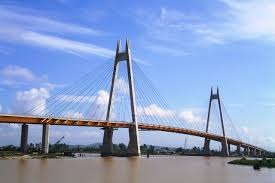
#> input picture Chapter_02/bridge1.jpg, 275 x 183 px
$ jupyter execute C18.ipynb
#> lines starting #> are read from the running program, lines starting #| are printed output that depends on the picture
[cell 1]
import cv2
import numpy as np
import matplotlib.pyplot as plt

[cell 2]
img = np.array(cv2.imread("bridge1.jpg", cv2.IMREAD_GRAYSCALE))
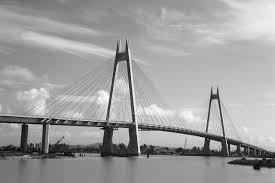
#> img: shape (183, 275); min 0, max 255, mean 158.6
imgd = cv2.normalize(img.astype("float"), None, 0.0, 1.0, cv2.NORM_MINMAX)

# set kernel size
s1 = (3,3)
s2 = (7,7)

# set sigma value
v1 = 0.5
v2 = 1
v3 = 2
v4 = 7

# Use cv2.GaussianBlur() as Gaussian filter
img1 = cv2.GaussianBlur(imgd, s1, v1, cv2.BORDER_REPLICATE)
img2 = cv2.GaussianBlur(imgd, s1, v2, cv2.BORDER_REPLICATE)
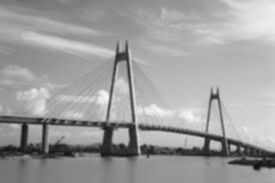
#> img2: shape (183, 275) float64; min 0.0599, max 0.972, mean 0.622
img3 = cv2.GaussianBlur(imgd, s2, v3, cv2.BORDER_REPLICATE)
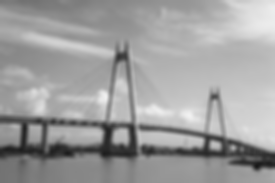
#> img3: shape (183, 275) float64; min 0.0958, max 0.947, mean 0.622
img4 = cv2.GaussianBlur(imgd, s2, v4, cv2.BORDER_REPLICATE)

fig, axes= plt.subplots(2, 2, figsize=(10, 8))
axes[0,0].imshow(img1, cmap='gray')
axes[0,0].set_title('sigma={}  , kernel_size={}'.format(v1, s1))

axes[0,1].imshow(img2, cmap='gray')
axes[0,1].set_title('sigma={}  , kernel_size={}'.format(v2, s1))

axes[1,0].imshow(img3, cmap='gray')
axes[1,0].set_title('sigma={}  , kernel_size={}'.format(v3, s2))

axes[1,1].imshow(img4, cmap='gray')
axes[1,1].set_title('sigma={}  , kernel_size={}'.format(v4, s2))

for ax in axes.ravel():
    ax.set_xticks([])
    ax.set_yticks([])

cv2.waitKey(0)
cv2.destroyAllWindows()
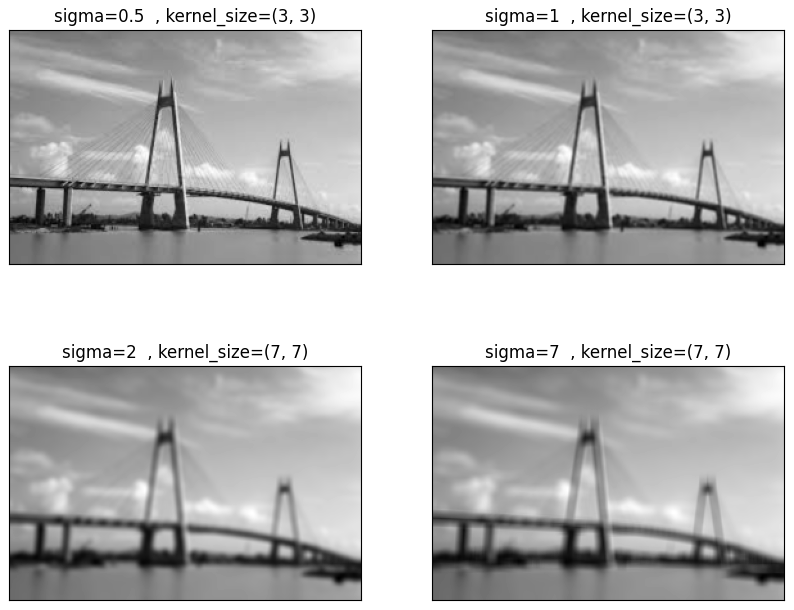
#> figure drawn by matplotlib, 4 panels

$ run again, with Chapter_02/beach.jpg copied over Chapter_02/bridge1.jpg
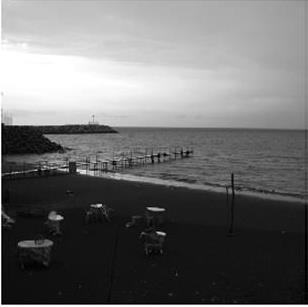
#> input picture Chapter_02/beach.jpg, 308 x 307 px
#> img is the input picture: shape (307, 308); min 0, max 255, mean 110.5
#> `img3 = cv2.GaussianBlur(imgd, s2, v3, cv2.BORDER_REPLICATE)`:
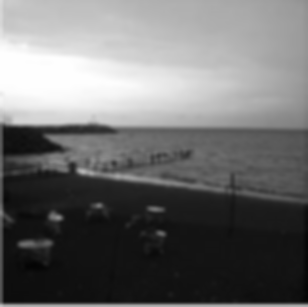
#> img3: shape (307, 308) float64; min 0.0168, max 1, mean 0.432
#> `[cell 2] img = np.array(cv2.imread("bridge1.jpg", cv2.IMREAD_GRAYSCALE..`:
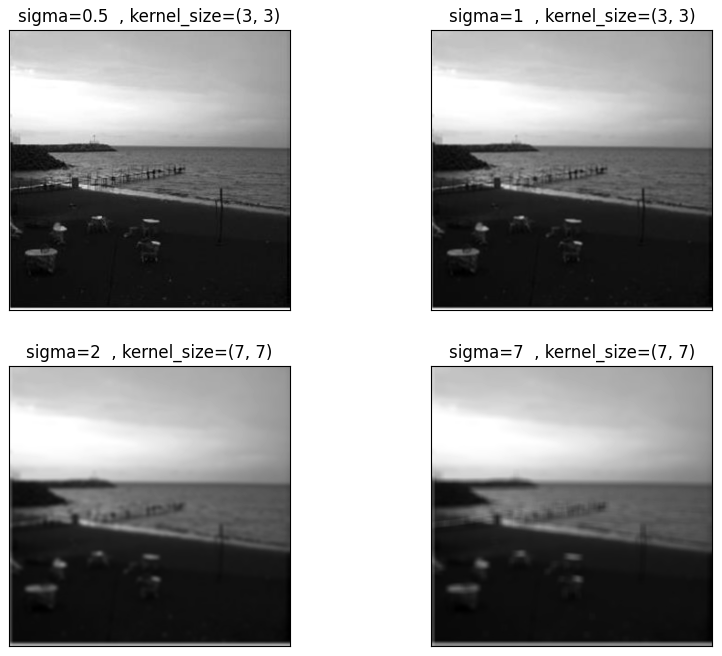
#> figure drawn by matplotlib, 4 panels

$ run again, with Chapter_02/flower.jpg copied over Chapter_02/bridge1.jpg
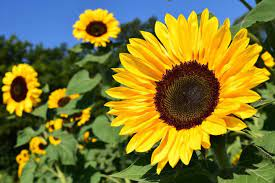
#> input picture Chapter_02/flower.jpg, 275 x 183 px
#> `img3 = cv2.GaussianBlur(imgd, s2, v3, cv2.BORDER_REPLICATE)`:
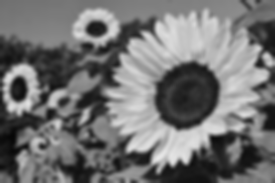
#> img3: shape (183, 275) float64; min 0.0273, max 0.905, mean 0.451
#> `[cell 2] img = np.array(cv2.imread("bridge1.jpg", cv2.IMREAD_GRAYSCALE..`:
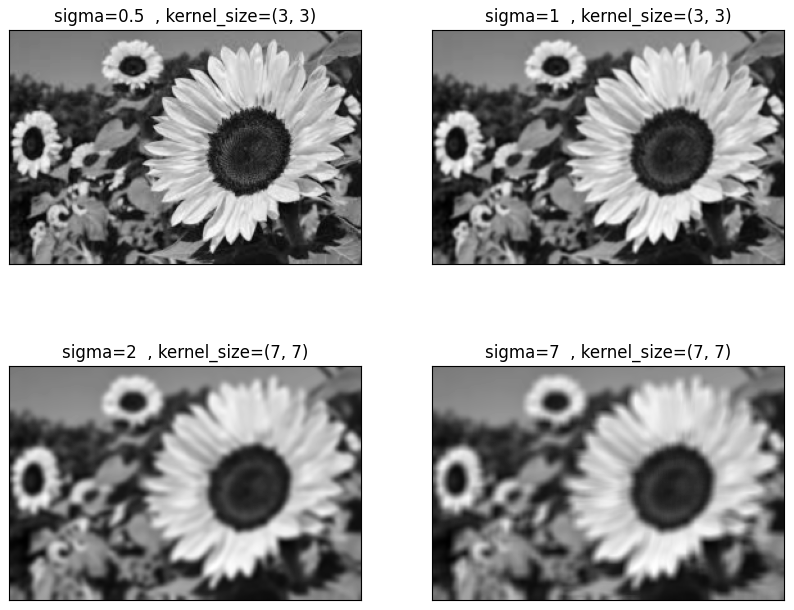
#> figure drawn by matplotlib, 4 panels
